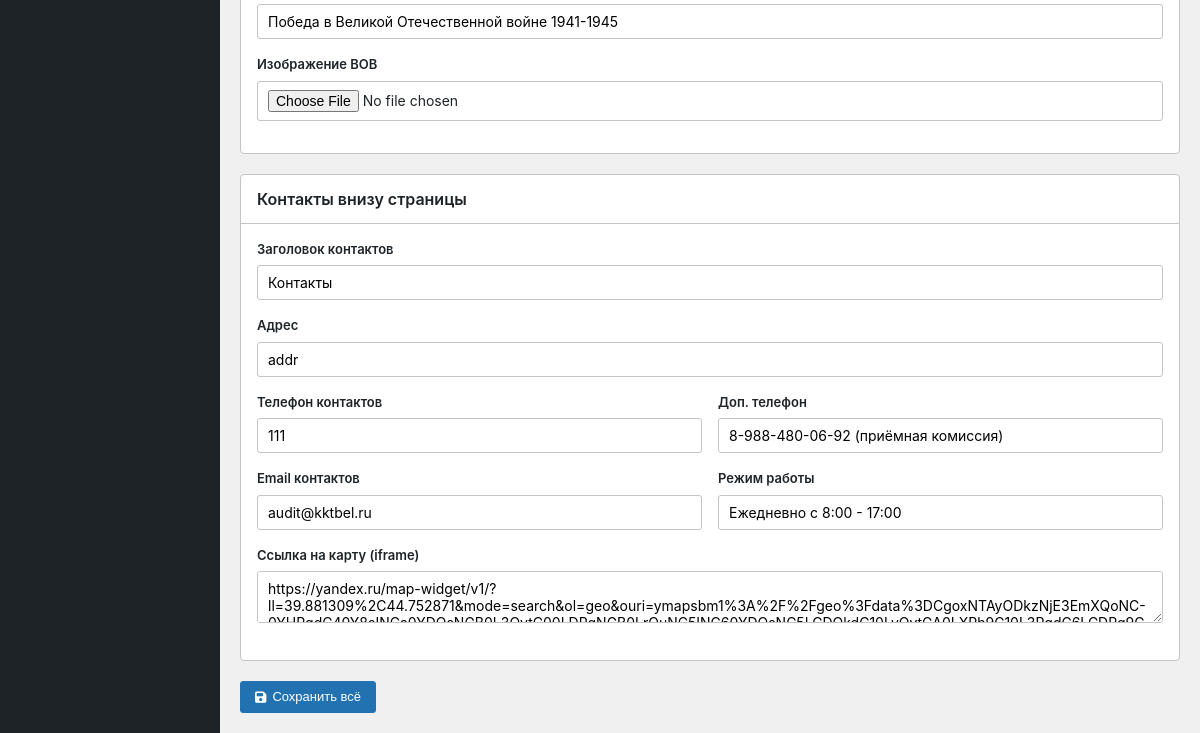
The app's page /panel/homepage/ (signed in, lower part), older data.
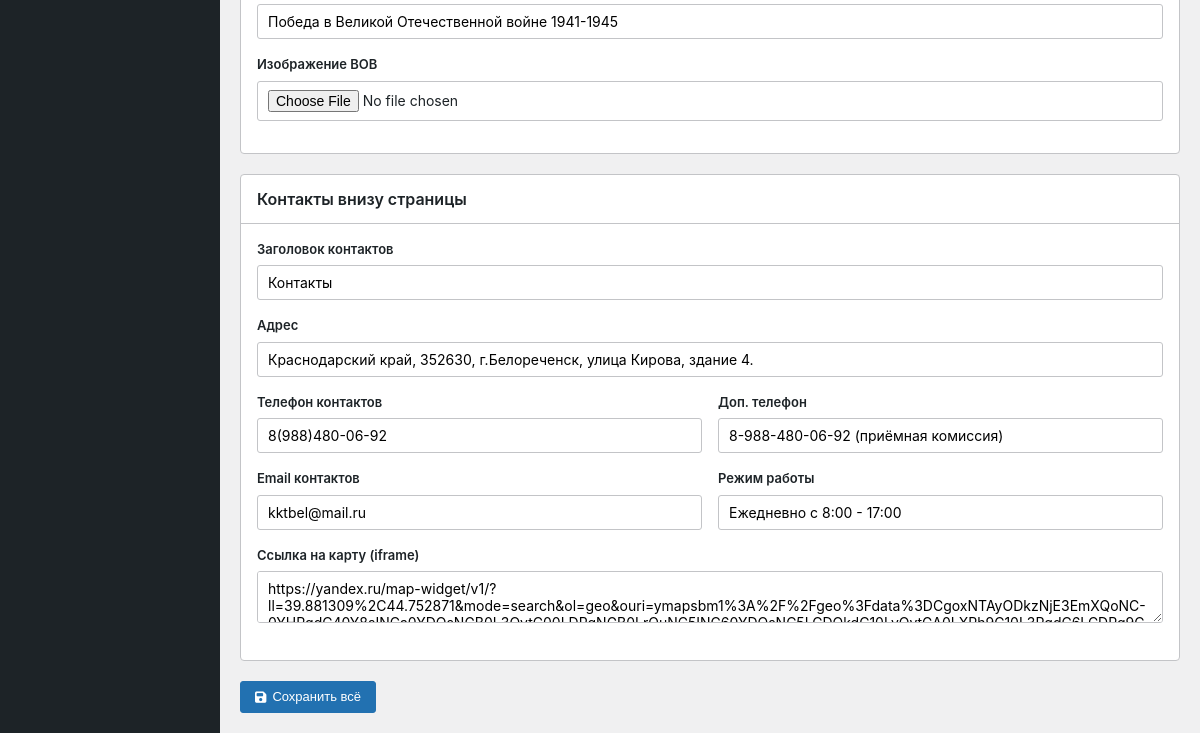
The same page, newer data.
### cms/models.py (models this page shows, shortened)
class HomePage(models.Model):
    site_name = models.CharField(
        'Название техникума',
        max_length=300,
        default='АНЧ ПОО «Краснодарский кооперативный техникум крайпотребсоюза»',
    )
    site_tagline = models.CharField('Слоган', max_length=200, default='Качество + Креатив + Творчество', blank=True)
    site_phone = models.CharField('Телефон', max_length=50, default='8(86155)2-27-83', blank=True)
    site_email = models.EmailField('Email', default='kktbel@mail.ru', blank=True)
    site_vk = models.URLField('ВКонтакте', default='https://vk.com/belkkt', blank=True)
    site_telegram = models.URLField('Telegram', default='https://t.me/belkkt', blank=True)
    welcome_title = models.CharField('Заголовок приветствия', max_length=200, default='Добро пожаловать!')
    welcome_text = models.TextField('Текст приветствия', blank=True)
    director_name = models.CharField('Имя директора', max_length=200, blank=True)
    director_position = models.CharField('Должность директора', max_length=200, blank=True)
    director_image = models.ImageField('Фото директора', upload_to='homepage/', blank=True)
    director_message = models.TextField('Обращение директора', blank=True)
    slider_title = models.CharField('Заголовок слайдера', max_length=200, default='Добро пожаловать в наш техникум!')
    slider_text = models.TextField('Текст слайдера', default='Мы готовим специалистов с 1944 года')
    slider_image = models.ImageField('Изображение слайдера', upload_to='homepage/', blank=True)
    bento_title = models.CharField('Заголовок быстрых ссылок', max_length=200, default='Быстрые ссылки')
    specialties_label = models.CharField('Подпись блока специальностей', max_length=100, default='Образование', blank=True)
    specialties_title = models.CharField(
        'Заголовок специальностей',
        max_length=300,
        default='Мы обучаем востребованным специальностям',
    )
    specialties_text = models.TextField(
        'Текст специальностей',
        blank=True,
        default='Среднее профессиональное образование по очной форме. Поступление после 9 и 11 классов.',
    )
    specialties_image = models.ImageField('Фото блока специальностей', upload_to='homepage/', blank=True)
    specialties_count = models.CharField('Число специальностей', max_length=10, default='7', blank=True)
    specialties_list = models.TextField(
        'Список специальностей (каждая с новой строки: иконка|название|код)',
        blank=True,
        help_text='Пример: fa-plane|Туризм и гостеприимство|43.02.16',
    )
    hotline_text = models.TextField('Текст телефона доверия', blank=True)
    vov_text = models.CharField('Текст блока ВОВ', max_length=300, blank=True, default='Победа в Великой Отечественной войне 1941-1945')
    vov_image = models.ImageField('Изображение ВОВ', upload_to='homepage/', blank=True)
    contacts_title = models.CharField('Заголовок контактов', max_length=200, default='Контакты')
    contacts_address = models.CharField('Адрес', max_length=300, blank=True)
    contacts_phone = models.CharField('Телефон контактов', max_length=100, blank=True)
    contacts_phone2 = models.CharField('Доп. телефон', max_length=100, blank=True)
    contacts_email = models.EmailField('Email контактов', blank=True)
    contacts_hours = models.CharField('Режим работы', max_length=200, blank=True)
    contacts_map_url = models.URLField('Ссылка на карту (iframe)', blank=True)
    footer_tagline = models.CharField(
        'Текст в подвале',
        max_length=300,
        default='Качество образование — наша главная цель',
        blank=True,
    )
    footer_copyright = models.CharField(
        'Копирайт',
        max_length=300,
        default='© 2026 Техникум. Все права защищены.',
        blank=True,
    )
    updated_at = models.DateTimeField('Обновлено', auto_now=True)
    class Meta:
        verbose_name = 'Главная страница'
        verbose_name_plural = 'Главная страница'
    @classmethod
    def load(cls):
        obj, created = cls.objects.get_or_create(pk=1)
        return obj

### cms/panel_views.py (the view)
# urls.py: path('homepage/', panel_views.homepage_edit, name='homepage'),
@staff_required
def homepage_edit(request):
    homepage = HomePage.load()
    if request.method == 'POST':
        form = HomePageForm(request.POST, request.FILES, instance=homepage)
        if form.is_valid():
            form.save()
            messages.success(request, 'Главная страница обновлена')
            return redirect('panel:homepage')
    else:
        form = HomePageForm(instance=homepage)
    return render(request, 'panel/homepage_form.html', {
        'form': form,
        'active_menu': 'homepage',
        'title': 'Главная страница',
        'preview_url': '/',
    })

### cms/context_processors.py (called while the page is built)
def _dedupe_root_menu(items):
    items = list(items)
    best = {}
    for item in items:
        key = (item.title or '').strip().casefold()
        if not key:
            continue
        children = item.get_children().filter(is_active=True).count()
        score = (1 if item.page_id else 0, children, -item.order, item.pk)
        prev = best.get(key)
        if prev is None or score > prev[1]:
            best[key] = (item.pk, score)
    keep = {pk for pk, _ in best.values()}
    return [item for item in items if item.pk in keep]

def get_root_menu_items():
    menu_items = MenuItem.objects.filter(
        parent=None, is_active=True
    ).order_by('order', 'title')
    return _dedupe_root_menu(menu_items)

def site_context(request):
    homepage = HomePage.load()
    return {
        'site_settings': homepage,
        'menu_items': get_root_menu_items(),
    }

### cms/panel_views.py (called while the page is built)
def staff_required(view_func):
    decorated = login_required(
        user_passes_test(lambda u: u.is_staff)(view_func)
    )
    return decorated

### templates/panel/homepage_form.html (shortened to what this page needs)
{% extends 'panel/base.html' %}
{% block content %}
<form method="post" enctype="multipart/form-data">
    <div class="wp-card">
        <div class="wp-card-body">
            <div class="form-group"><label>{{ form.vov_text.label }}</label>{{ form.vov_text }}</div>
            <div class="form-group"><label>{{ form.vov_image.label }}</label>{{ form.vov_image }}</div>
        </div>
    </div>
    <div class="wp-card">
        <div class="wp-card-header"><h2>Контакты внизу страницы</h2></div>
        <div class="wp-card-body">
            <div class="form-group"><label>{{ form.contacts_title.label }}</label>{{ form.contacts_title }}</div>
            <div class="form-group"><label>{{ form.contacts_address.label }}</label>{{ form.contacts_address }}</div>
            <div class="form-row">
                <div class="form-group"><label>{{ form.contacts_phone.label }}</label>{{ form.contacts_phone }}</div>
                <div class="form-group"><label>{{ form.contacts_phone2.label }}</label>{{ form.contacts_phone2 }}</div>
            </div>
            <div class="form-row">
                <div class="form-group"><label>{{ form.contacts_email.label }}</label>{{ form.contacts_email }}</div>
                <div class="form-group"><label>{{ form.contacts_hours.label }}</label>{{ form.contacts_hours }}</div>
            </div>
            <div class="form-group"><label>{{ form.contacts_map_url.label }}</label>{{ form.contacts_map_url }}</div>
        </div>
    </div>
    <button type="submit" class="btn btn-primary"><i class="fas fa-save"></i> Сохранить всё</button>
</form>
{% endblock %}

Row changes from the older to the newer data that the page shows:
changed HomePage "Контакты": contacts_address "addr" → "Краснодарский край, 352630, г.Белореченск, улица Кирова, здание 4."; contacts_phone "111" → "8(988)480-06-92"; contacts_email "audit@kktbel.ru" → "kktbel@mail.ru"
